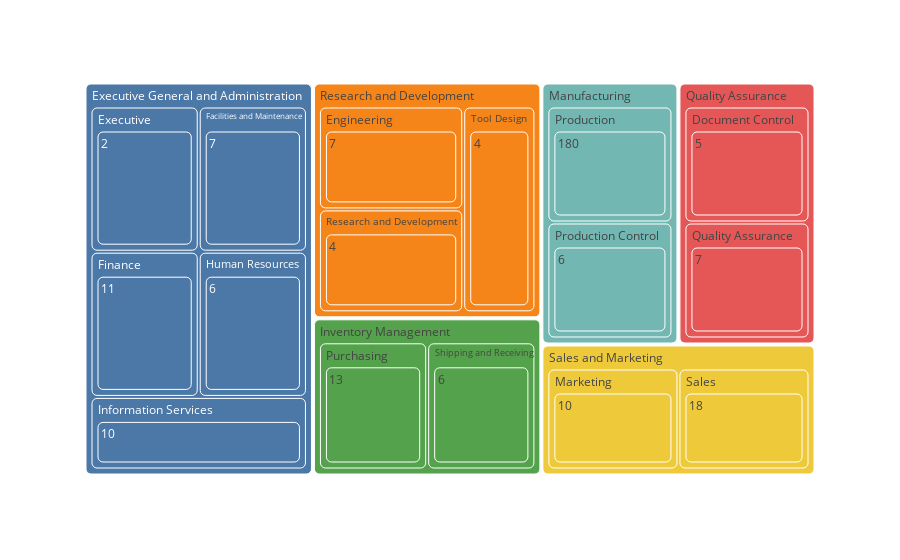

The cell this chart's notebook holds for it:
### Code cell
fig = px.treemap(employees_by_department, path=['Group', 'Department', 'Employee count'], color='Group', color_discrete_sequence=px.colors.qualitative.T10)
fig.update_layout(coloraxis_showscale=False)
fig.update_traces(marker=dict(cornerradius=5))
fig.show()

### Figure 1 — Plotly figure (JSON) as saved in the notebook; plotly's stock layout.template omitted (floating-point values rounded to 4 significant figures)
{"data": [{"branchvalues": "total", "customdata": [["Executive General and Administration"], ["Research and Development"], ["Research and Development"], ["Quality Assurance"], ["Executive General and Administration"], ["Manufacturing"], ["Inventory Management"], ["Research and Development"], ["Executive General and Administration"], ["Quality Assurance"], ["Executive General and Administration"], ["Sales and Marketing"], ["Executive General and Administration"], ["Inventory Management"], ["Sales and Marketing"], ["Manufacturing"], ["Quality Assurance"], ["Research and Development"], ["Executive General and Administration"], ["Executive General and Administration"], ["Executive General and Administration"], ["Executive General and Administration"], ["Executive General and Administration"], ["Sales and Marketing"], ["Manufacturing"], ["Manufacturing"], ["Inventory Management"], ["Quality Assurance"], ["Research and Development"], ["Sales and Marketing"], ["Inventory Management"], ["Research and Development"], ["Executive General and Administration"], ["Inventory Management"], ["Manufacturing"], ["Quality Assurance"], ["Research and Development"], ["Sales and Marketing"]], "domain": {"x": [0, 1], "y": [0, 1]}, "hovertemplate": "labels=%{label}<br>count=%{value}<br>parent=%{parent}<br>id=%{id}<br>Group=%{customdata[0]}<extra></extra>", "ids": ["Executive General and Administration/Executive/2", "Research and Development/Research and Development/4", "Research and Development/Tool Design/4", "Quality Assurance/Document Control/5", "Executive General and Administration/Human Resources/6", "Manufacturing/Production Control/6", "Inventory Management/Shipping and Receiving/6", "Research and Development/Engineering/7", "Executive General and Administration/Facilities and Maintenance/7", "Quality Assurance/Quality Assurance/7", "Executive General and Administration/Information Services/10", "Sales and Marketing/Marketing/10", "Executive General and Administration/Finance/11", "Inventory Management/Purchasing/13", "Sales and Marketing/Sales/18", "Manufacturing/Production/180", "Quality Assurance/Document Control", "Research and Development/Engineering", "Executive General and Administration/Executive", "Executive General and Administration/Facilities and Maintenance", "Executive General and Administration/Finance", "Executive General and Administration/Human Resources", "Executive General and Administration/Information Services", "Sales and Marketing/Marketing", "Manufacturing/Production", "Manufacturing/Production Control", "Inventory Management/Purchasing", "Quality Assurance/Quality Assurance", "Research and Development/Research and Development", "Sales and Marketing/Sales", "Inventory Management/Shipping and Receiving", "Research and Development/Tool Design", "Executive General and Administration", "Inventory Management", "Manufacturing", "Quality Assurance", "Research and Development", "Sales and Marketing"], "labels": ["2", "4", "4", "5", "6", "6", "6", "7", "7", "7", "10", "10", "11", "13", "18", "180", "Document Control", "Engineering", "Executive", "Facilities and Maintenance", "Finance", "Human Resources", "Information Services", "Marketing", "Production", "Production Control", "Purchasing", "Quality Assurance", "Research and Development", "Sales", "Shipping and Receiving", "Tool Design", "Executive General and Administration", "Inventory Management", "Manufacturing", "Quality Assurance", "Research and Development", "Sales and Marketing"], "marker": {"colors": ["#4C78A8", "#F58518", "#F58518", "#E45756", "#4C78A8", "#72B7B2", "#54A24B", "#F58518", "#4C78A8", "#E45756", "#4C78A8", "#EECA3B", "#4C78A8", "#54A24B", "#EECA3B", "#72B7B2", "#E45756", "#F58518", "#4C78A8", "#4C78A8", "#4C78A8", "#4C78A8", "#4C78A8", "#EECA3B", "#72B7B2", "#72B7B2", "#54A24B", "#E45756", "#F58518", "#EECA3B", "#54A24B", "#F58518", "#4C78A8", "#54A24B", "#72B7B2", "#E45756", "#F58518", "#EECA3B"], "cornerradius": 5}, "name": "", "parents": ["Executive General and Administration/Executive", "Research and Development/Research and Development", "Research and Development/Tool Design", "Quality Assurance/Document Control", "Executive General and Administration/Human Resources", "Manufacturing/Production Control", "Inventory Management/Shipping and Receiving", "Research and Development/Engineering", "Executive General and Administration/Facilities and Maintenance", "Quality Assurance/Quality Assurance", "Executive General and Administration/Information Services", "Sales and Marketing/Marketing", "Executive General and Administration/Finance", "Inventory Management/Purchasing", "Sales and Marketing/Sales", "Manufacturing/Production", "Quality Assurance", "Research and Development", "Executive General and Administration", "Executive General and Administration", "Executive General and Administration", "Executive General and Administration", "Executive General and Administration", "Sales and Marketing", "Manufacturing", "Manufacturing", "Inventory Management", "Quality Assurance", "Research and Development", "Sales and Marketing", "Inventory Management", "Research and Development", "", "", "", "", "", ""], "type": "treemap", "values": [1, 1, 1, 1, 1, 1, 1, 1, 1, 1, 1, 1, 1, 1, 1, 1, 1, 1, 1, 1, 1, 1, 1, 1, 1, 1, 1, 1, 1, 1, 1, 1, 5, 2, 2, 2, 3, 2]}], "layout": {"coloraxis": {"showscale": false}, "legend": {"tracegroupgap": 0}, "margin": {"t": 60}, "treemapcolorway": ["#4C78A8", "#F58518", "#E45756", "#72B7B2", "#54A24B", "#EECA3B", "#B279A2", "#FF9DA6", "#9D755D", "#BAB0AC"]}}
